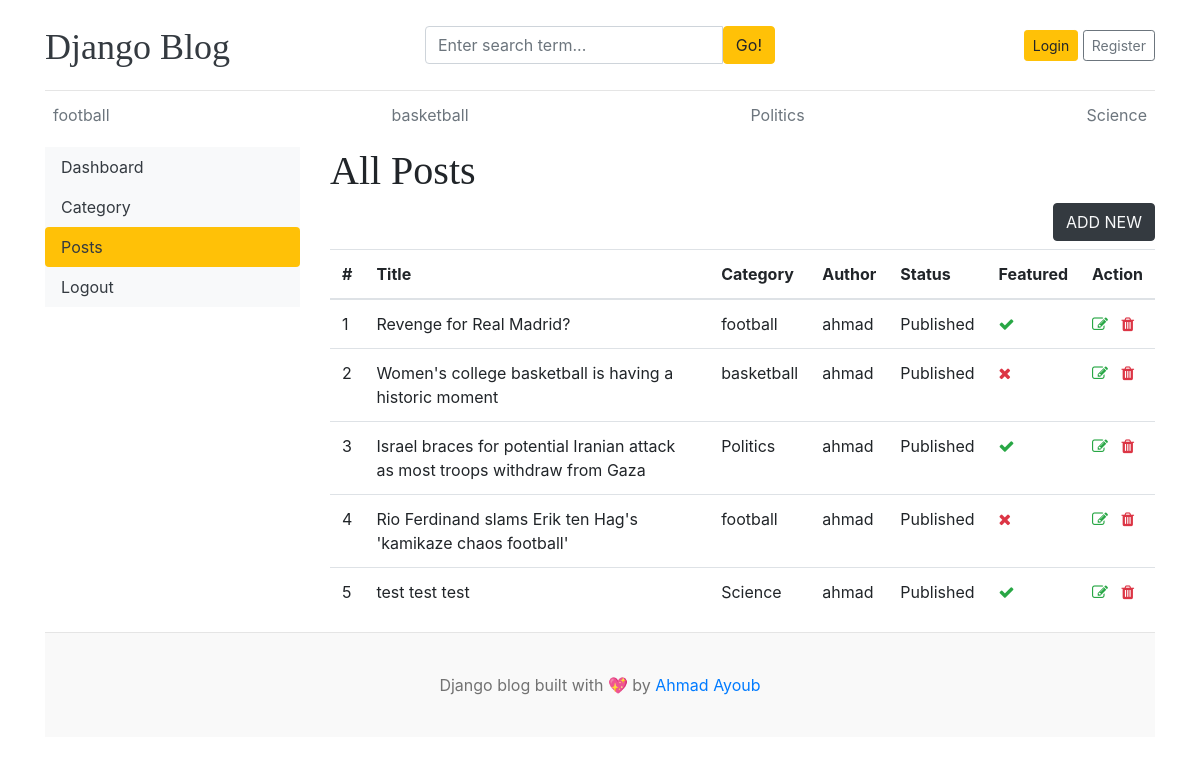
The app's page /dashboard/posts/ with its own data.
### blogs/models.py (models this page shows, shortened)
class Category(models.Model):
    category_name = models.CharField(max_length=50,unique=True)
    create_at = models.DateTimeField(auto_now_add=True)
    updated_at = models.DateTimeField(auto_now=True)
    class Meta:
        verbose_name_plural = "categories"
    def __str__(self):
        return self.category_name

class Blog(models.Model):
    title = models.CharField(max_length=100)
    slug = models.SlugField(max_length=150, unique=True,blank=True)
    category = models.ForeignKey(Category,on_delete=models.CASCADE)
    author = models.ForeignKey(User,on_delete=models.CASCADE)
    featured_image = models.ImageField(upload_to='uploads/%Y/%m/%d')
    short_decription = models.TextField(max_length=500)
    blog_body = models.TextField(max_length=2000)
    status = models.CharField(max_length=20,choices=STATUS_CHOICES, default=0)
    is_featured = models.BooleanField(default=False)
    create_at = models.DateTimeField(auto_now_add=True)
    updated_at = models.DateTimeField(auto_now=True)

### dashboards/views.py (the view)
# urls.py: path('posts/',views.posts,name='posts'),
def posts(request):
    posts= Blog.objects.all()
    context={
        'posts':posts
    }
    return render(request,'dashboard/posts.html',context)

### blogs/context_processors.py (called while the page is built)
def get_categories(request):
    categories = Category.objects.all()
    return dict(categories=categories)

def get_social_link(request):
    social_link = SocialLink.objects.all()
    return dict(social_link=social_link)

### templates/dashboard/posts.html (shortened to what this page needs)
{% extends 'base.html' %}
{% block content %}
<div class="row">
   {% include 'dashboard/sidebar.html' %}
    <div class="col-md-9">
        <h1>All Posts</h1>
        <a href="{% url 'add_post' %}" class="btn btn-dark text-light float-right mb-2 ">ADD NEW</a>
        <table class="table table-hover">
            <thead>
              <tr>
                <th >#</th>
                <th >Title</th>
                <th>Category</th>
                <th> Author</th>
                <th>Status</th>
                <th>Featured</th>
                <th>Action</th>
              </tr>
            </thead>
            <tbody>
                {% for post in posts %}
              <tr>
                <td>{{ forloop.counter }} </td>
                <td>{{ post.title }}</td>
                <td>{{ post.category }}</td>
                <td>{{ post.author }}</td>
                <td>{{ post.status }}</td>
                <td>{% if post.is_featured %}<i class='fa fa-check text-success'></i>{% else %}<i class='fa fa-times text-danger'></i{% endif %}</td>
                <td>
                   <a href="{% url 'edit_post' post.id %}"><i class='fa fa-edit text-success'></i></a>
               <a href="{% url 'delete_post' post.id %}"><i class='fa fa-trash text-danger'></i></a>
            </td>
              </tr>
              {% endfor %}
            </tbody>
          </table>
    </div>
</div>
{% endblock %}

### templates/base.html (shortened to what this page needs)
{% load static %}
<!DOCTYPE html>
<html lang="en">
<head>
    <link href="https://getbootstrap.com/docs/4.0/dist/css/bootstrap.min.css" rel="stylesheet">
    <link href="{% static 'css/blog.css' %}" rel="stylesheet">
    <link rel="stylesheet" href="https://cdnjs.cloudflare.com/ajax/libs/font-awesome/4.7.0/css/font-awesome.min.css">
  </head>
<body>
    <div class="container">
      <header class="blog-header py-3">
        <div class="row flex-nowrap justify-content-between align-items-center">
          <div class="col-4 pt-1">
            <a class="blog-header-logo text-dark" href="/">Django Blog</a>
          </div>
          <div class="col-4">
            <form action="{% url 'search' %}" method="GET">
              <div class="input-group">
                <input class="form-control" type="text" name="keyword" value="{{ keyword }}" placeholder="Enter search term..." aria-label="Enter search term..." aria-describedby="button-search" />
                <button type="submit" class="btn btn-warning" id="button-search" type="button">Go!</button>
            </div>
            </form>
          </div>
          <div class="col-4 d-flex justify-content-end align-items-center">
            {% if not user.is_authenticated %}
            <a class="btn btn-sm btn-warning" href="{% url 'login' %}">Login</a> &nbsp;
            <a class="btn btn-sm btn-outline-secondary" href="{% url 'register' %}">Register</a>
            {% else %}
            <span><a href="{% url 'dashboard' %}">Dashboard</a></span>
            &emsp;
            <span><a href="{% url 'logout' %}">Logout</a></span>
            {% endif %}
          </div>
        </div>
      </header>
      <div class="nav-scroller py-1 mb-2">
        <nav class="nav d-flex justify-content-between">
          {% for cat in categories %}
          <a class="p-2 text-muted" href="{% url 'posts_by_category' cat.id %}">{{ cat.category_name }}</a>
          {% endfor %}
        </nav>
      </div>
{% block content %}
{% endblock %}
<footer class="blog-footer">
    <p>Django blog built with 💖 by <a href="#">Ahmad Ayoub</a></p>
  </footer>
  </body>
  </html>

### blog_main/static/css/blog.css (style rules this page uses)
.blog-header { border-bottom: 1px solid #e5e5e5; }
.blog-header-logo { font-family: "Playfair Display", Georgia, "Times New Roman", serif; font-size: 2.25rem; }
h1, h2, h3, h4, h5, h6 { font-family: "Playfair Display", Georgia, "Times New Roman", serif; }
.blog-footer { padding: 2.5rem 0; color: #727272; text-align: center; background-color: #f9f9f9; border-top: .05rem solid #e5e5e5; }
.blog-footer p:last-child { margin-bottom: 0; }

### records on screen
Category: category_name "football"
Category: category_name "basketball"
Category: category_name "Politics"
Category: category_name "Science"
Blog: title "Revenge for Real Madrid?", category "football", author "ahmad", status "Published", is_featured True (drawn)
Blog: title "Women's college basketball is having a historic moment", category "basketball", author "ahmad", status "Published", is_featured False (drawn)
Blog: title "Israel braces for potential Iranian attack as most troops withdraw from Gaza", category "Politics", author "ahmad", status "Published", is_featured True (drawn)
Blog: title "Rio Ferdinand slams Erik ten Hag's 'kamikaze chaos football'", category "football", author "ahmad", status "Published", is_featured False (drawn)
Blog: title "test test test", category "Science", author "ahmad", status "Published", is_featured True (drawn)
